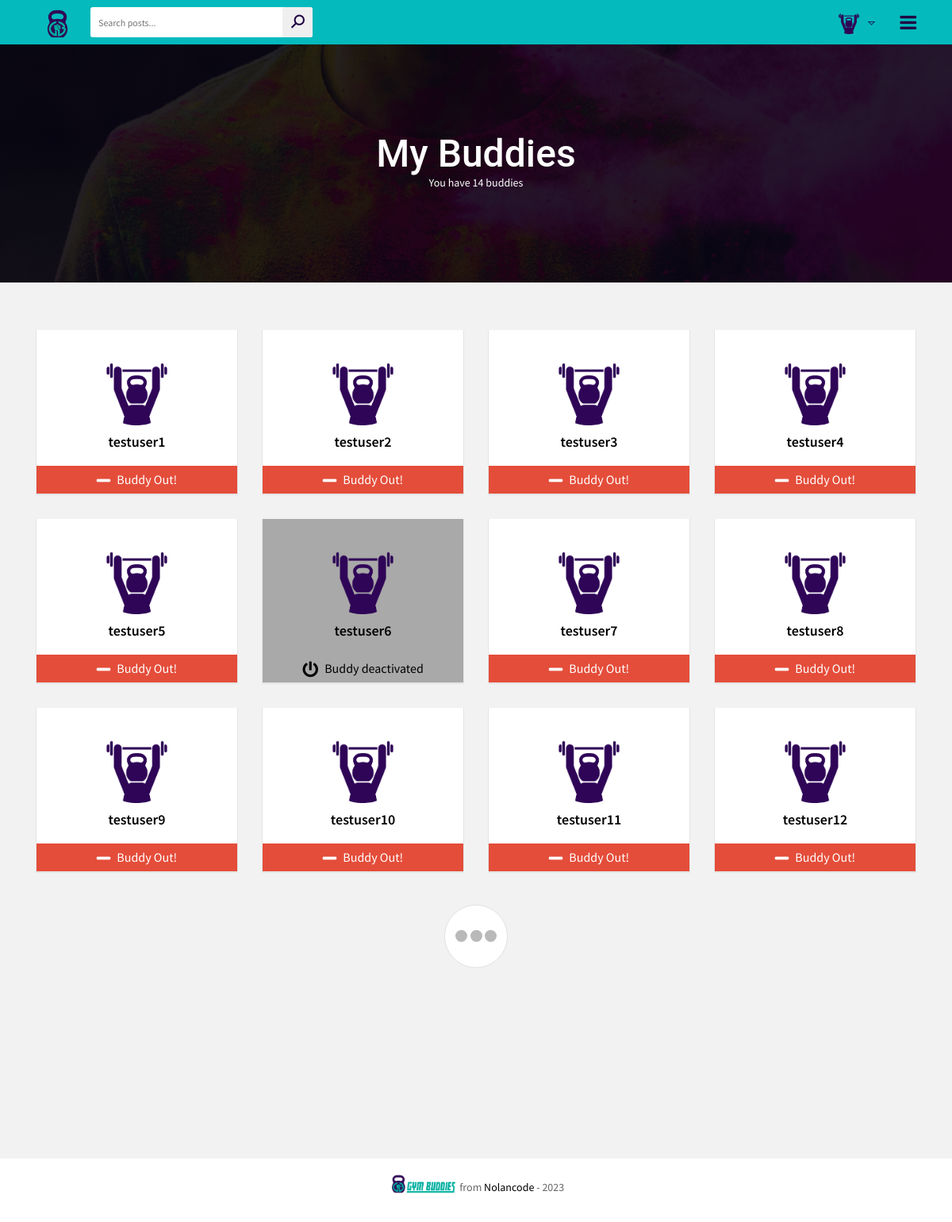
The page /users/my-buddies/ (signed in) on the database its author committed.
### users/models.py (models this page shows, shortened)
class Profile(models.Model):
    first_name = models.CharField(max_length=100, blank=True)
    last_name = models.CharField(max_length=100, blank=True)
    user = models.OneToOneField(User, on_delete=models.CASCADE)
    birthday = models.DateField(null=True, blank=True)
    bio = models.TextField(blank=True, max_length=1000)
    location = models.CharField(max_length=100, blank=True)
    avatar = models.ImageField(blank=True, null=True, default='profile_pics/default.png', upload_to='profile_pics')
    buddies = models.ManyToManyField(User, blank=True, related_name='buddies')
    slug = models.SlugField(unique=True, blank=True)
    updated = models.DateTimeField(auto_now=True)
    created = models.DateTimeField(auto_now_add=True)
    objects = ProfileManager()
    def get_buddies_num(self):
        return self.buddies.all().count()
    def get_unread_messages_num(self):
        return self.messages.filter(unread=True).count()
    def get_avatar(self):
        if self.avatar:
            return self.avatar.url
        return '/media/profile_pics/default.png'
    __initial_first_name = None
    __initial_last_name = None
    def __init__(self, *args, **kwargs):
        super().__init__(*args, **kwargs)
        self.__initial_first_name = self.first_name
        self.__initial_last_name = self.last_name

### users/views.py (the view)
# urls.py: path('my-buddies/', MyBuddiesView.as_view(), name='my_buddies'),
class MyBuddiesView(LoginRequiredMixin, ListView):
    model = Profile
    template_name = 'users/my_buddies.html'
    context_object_name = 'qs'
    paginate_by = 12
    def get_queryset(self):
        qs = Profile.objects.get_all_buddies(self.request.user)
        return qs
    def get_context_data(self, **kwargs):
        context = super().get_context_data(**kwargs)
        user = User.objects.get(username__iexact=self.request.user)
        profile = Profile.objects.get(user=user)
        rel_r = Relationship.objects.filter(sender=profile)
        rel_s = Relationship.objects.filter(receiver=profile)
        rel_receiver = []
        rel_sender = []
        for item in rel_r:
            rel_receiver.append(item.receiver.user)
        for item in rel_s:
            rel_sender.append(item.sender.user)
        context['profile'] = profile
        context['rel_receiver'] = rel_receiver
        context['rel_sender'] = rel_sender
        context['is_empty'] = False
        if len(self.get_queryset()) == 0:
            context['is_empty'] = True
        return context

### users/context_processors.py (called while the page is built)
def profile_pic(request):
    if request.user.is_authenticated:
        profile_obj = Profile.objects.get(user=request.user)
        pic = profile_obj.get_avatar
        return {'pic': pic}
    return {}

def invites_received_num(request):
    if request.user.is_authenticated:
        profile_obj = Profile.objects.get(user=request.user)
        qs_count = Relationship.objects.invitations_received(profile_obj).count()
        return {'invites_num': qs_count}
    return {}

### users/models.py (called while the page is built)
    def get_all_buddies(self, sender):
        profiles = Profile.objects.all().exclude(user=sender)
        profile = Profile.objects.get(user=sender)
        qs = Relationship.objects.filter(Q(sender=profile) | Q(receiver=profile))
        accepted = set([])
        for rel in qs:
            if rel.status == 'accepted':
                accepted.add(rel.receiver)
                accepted.add(rel.sender)
        available = [profile for profile in profiles if profile in accepted]
        return available

    def invitations_received(self, receiver):
        qs = Relationship.objects.filter(receiver=receiver, status='sent')
        return qs

### templates/users/my_buddies.html (shortened to what this page needs)
{% extends 'base.html' %}
{% load static %}
{% block content %}
    <section class="banner_area">
        <div class="banner_inner d-flex align-items-center">
            <div class="overlay bg-parallax" data-stellar-ratio="0.9" data-stellar-vertical-offset="0" data-background=""></div>
            <div class="container">
                <div class="banner_content text-center">
                    <h2>My Buddies</h2>
                    {% if profile.get_buddies_num == 1 %}
                        <p style="color: #fff;">You have {{ profile.get_buddies_num }} buddy</p>
                    {% else %}
                        <p style="color: #fff;">You have {{ profile.get_buddies_num }} buddies</p>
                    {% endif %}
                </div>
            </div>
        </div>
    </section>
    <section class="companies-info">
        <div class="container">
            <div class="companies-list infinite-container">
                <div class="row">
                    {% for obj in qs %}
                        <div class="col-lg-3 col-md-4 col-sm-6 col-12 infinite-item" style="display: inline-block;">
                            {% if obj.user.is_active %}
                                <div class="company_profile_info">
                                    <div class="company-up-info">
                                        <img src="{{ obj.avatar.url }}" alt="">
                                        <h3><a href="{% url 'users:profile_detail' slug=obj.slug sender_id=request.user.id %}" class="view-more-pro">{{ obj.user }}</a></h3>
                                        <ul>
                                            <li>
                                                {% if request.user in obj.buddies.all %}
                                                    <form action="{% url 'users:remove_buddy' %}" method="post">
                                                        <button type="submit" class="message-us" style="border: none;"><i class="fas fa-minus pr-2"></i>Buddy Out!</button>
                                                    </form>
                                                {% endif %}
                                            </li>
                                        </ul>
                                    </div>
                                </div>
                            {% else %}
                                <div class="company_profile_info" style="background-color: #a9a9a9;">
                                    <div class="company-up-info">
                                        <img src="{{ obj.avatar.url }}" alt="">
                                        <h3><a href="{% url 'users:profile_detail' slug=obj.slug sender_id=request.user.id %}" class="view-more-pro">{{ obj.user }}</a></h3>
                                        <ul>
                                            <li>
                                                <button style="border: none; background-color: #a9a9a9; color: #000;"><i class="fas fa-power-off pr-2"></i>Buddy deactivated</button>
                                            </li>
                                        </ul>
                                    </div>
                                </div>
                            {% endif %}
                        </div>
                    {% endfor %}
                </div>
            </div>
            {% if page_obj.has_next %}
                <div class="process-comm">
                    <div class="spinner">
                        <div class="bounce1"></div>
                        <div class="bounce2"></div>
                        <div class="bounce3"></div>
                    </div>
                </div>
            {% endif %}
        </div>
    </section>
{% endblock %}

### templates/base.html (shortened to what this page needs)
{% load static %}
<!DOCTYPE html>
<html lang="en">
	<head>
		<link rel="stylesheet" type="text/css" href="{% static 'css/animate.css' %}">
		<link rel="stylesheet" type="text/css" href="{% static 'css/bootstrap.min.css' %}">
		<link rel="stylesheet" type="text/css" href="{% static 'css/line-awesome.css' %}">
		<link rel="stylesheet" type="text/css" href="{% static 'css/line-awesome-font-awesome.min.css' %}">
		<link rel="stylesheet" type="text/css" href="{% static 'css/all.min.css' %}">
		<link rel="stylesheet" type="text/css" href="{% static 'css/fontawesome.min.css' %}">
		<link href="{% static 'vendor/fontawesome-free/css/all.min.css' %}" rel="stylesheet" type="text/css">
		<link rel="stylesheet" type="text/css" href="{% static 'css/font-awesome.min.css' %}">
		<link rel="stylesheet" type="text/css" href="{% static 'css/jquery.mCustomScrollbar.min.css' %}">
		<link rel="stylesheet" type="text/css" href="{% static 'lib/slick/slick.css' %}">
		<link rel="stylesheet" type="text/css" href="{% static 'lib/slick/slick-theme.css' %}">
		<link rel="stylesheet" type="text/css" href="{% static 'css/style.css' %}">
		<link rel="stylesheet" type="text/css" href="{% static 'css/responsive.css' %}">
	</head>
	<body>
		<div class="wrapper">
			<header>
				<div class="container">
					<div class="header-data">
						<div class="logo">
							<a href="{% url 'posts:index' %}" title=""><img src="{% static 'logo/logo-pic.png' %}" alt="" height="40px"></a>
						</div>
						<div class="search-bar">
							<form action="{% url 'posts:search' %}" method="get">
								<input type="text" name="q" placeholder="Search posts...">
								<button type="submit"><i class="la la-search" style="color: #1f0642;"></i></button>
							</form>
						</div>
						<div class="menu-btn">
							<a href="#" title=""><i class="fa fa-bars" style="color: #1f0642;"></i></a>
						</div>
						<div class="user-account">
							<div class="user-info">
								<img src="{{ pic }}" alt="" style="height: 30px; cursor: pointer;">
								<i class="la la-sort-down" style="color: #1f0642;"></i>
							</div>
						</div>
					</div>
				</div>
			</header>
            {% block content %}
            {% endblock %}
            <footer>
				<div style="display: flex; justify-content: center;">
					<a href="{% url 'posts:index' %}"><img class="pb-3" style="height: 80px;" src="{% static 'logo/combo-long.png' %}" alt=""></a>
					<p class="mt-4">from <a href="http://www.nolancode.com" class="view-more-pro">Nolancode</a> - <script>document.write(new Date().getFullYear())</script></p>
				</div>
            </footer>
        </div>
		<link rel="stylesheet" href="https://cdnjs.cloudflare.com/ajax/libs/cropper/4.1.0/cropper.min.css">
    </body>
</html>

### static/css/responsive.css (style rules this page uses)
@media (max-width: 1200px) { .menu-btn { display: block; } }

### rows shown on the page
Profile: avatar (placeholder picture), get_buddies_num "14"
Profile: avatar (placeholder picture), user "testuser1"
Profile: avatar (placeholder picture), user "testuser2"
Profile: avatar (placeholder picture), user "testuser3"
Profile: avatar (placeholder picture), user "testuser4"
Profile: avatar (placeholder picture), user "testuser5"
Profile: avatar (placeholder picture), user "testuser6"
Profile: avatar (placeholder picture), user "testuser7"
Profile: avatar (placeholder picture), user "testuser8"
Profile: avatar (placeholder picture), user "testuser9"
Profile: avatar (placeholder picture), user "testuser10"
Profile: avatar (placeholder picture), user "testuser11"
Profile: avatar (placeholder picture), user "testuser12"
